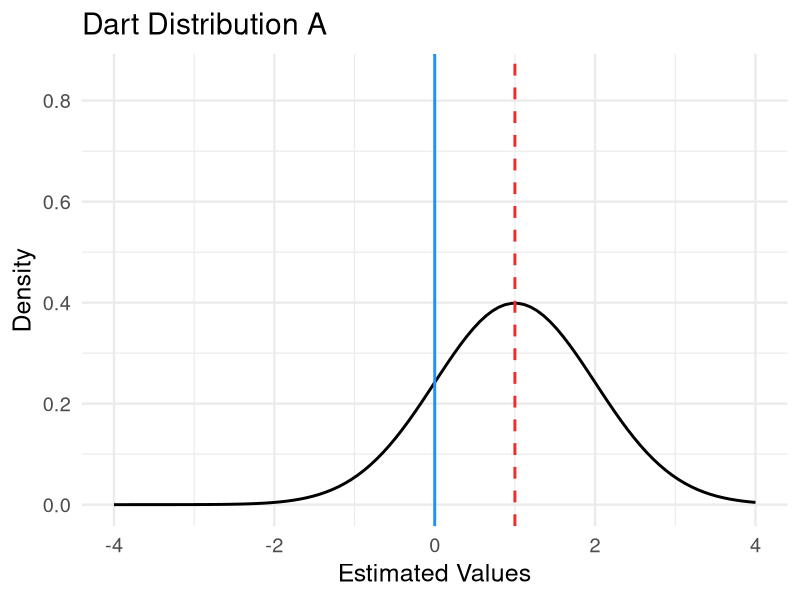
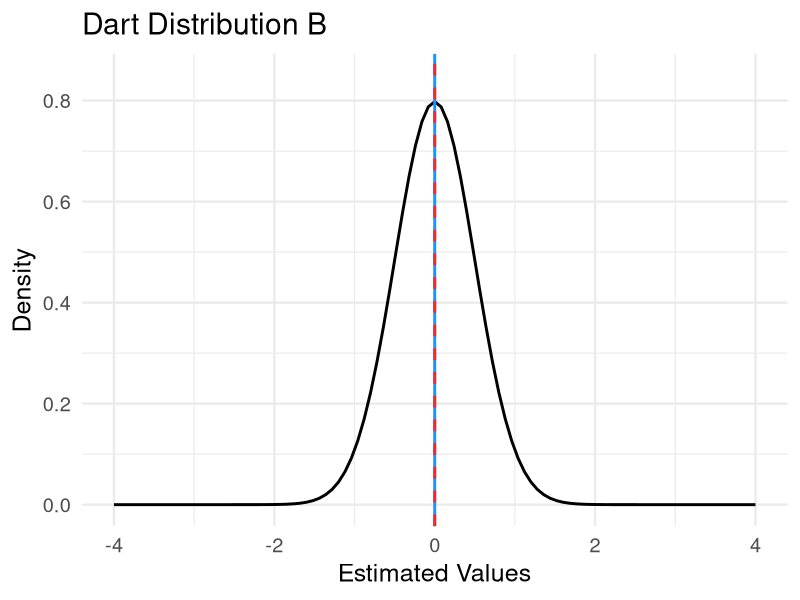
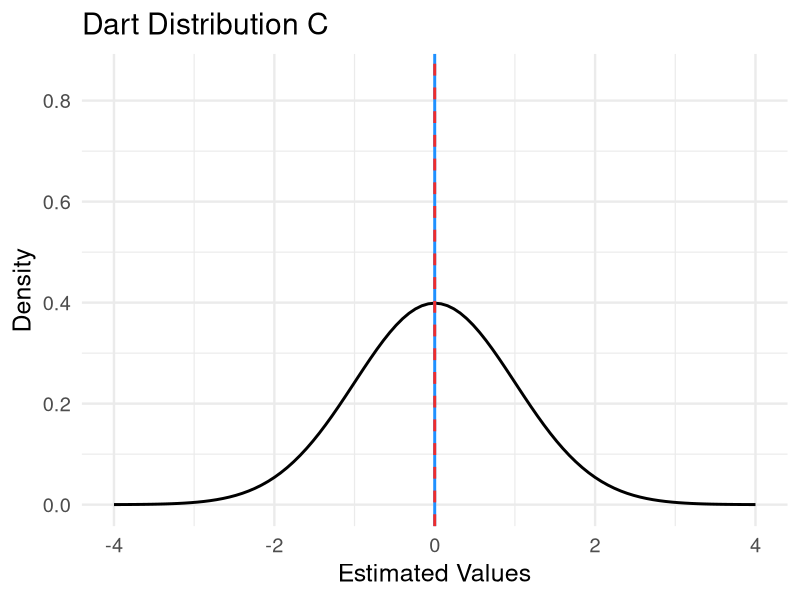
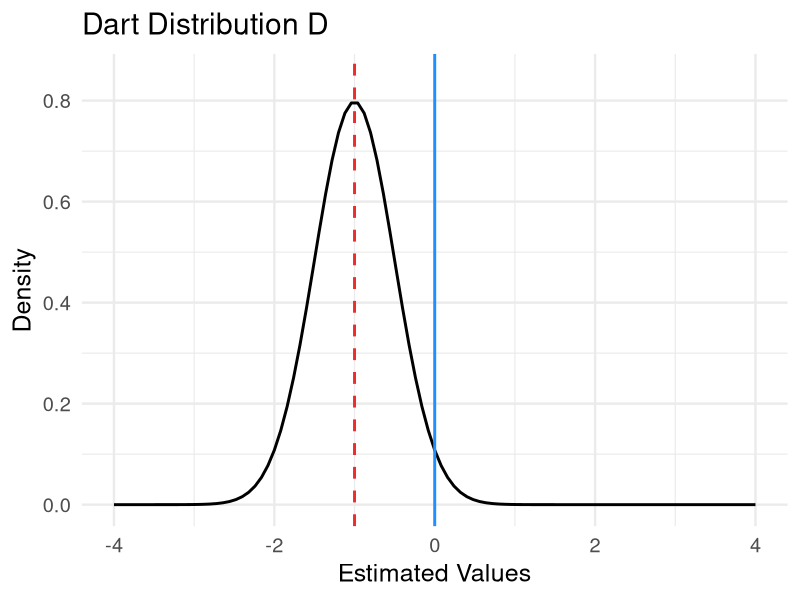
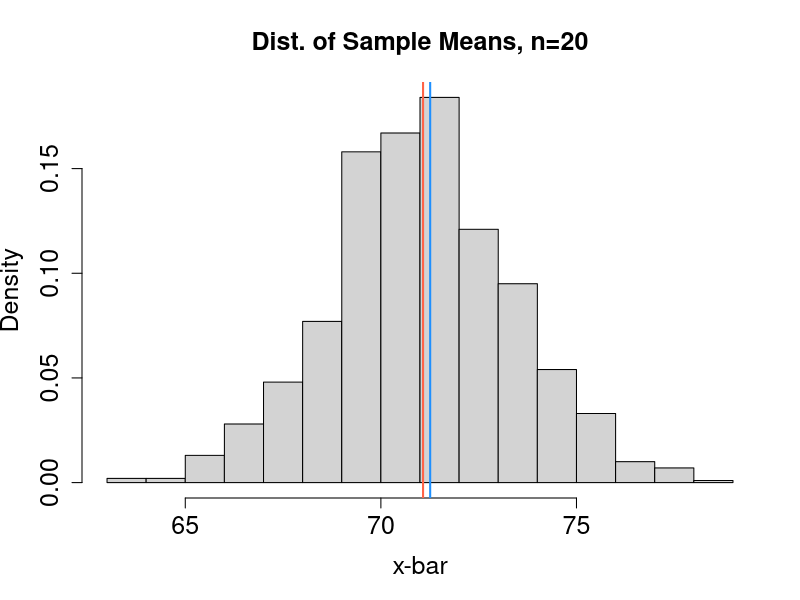
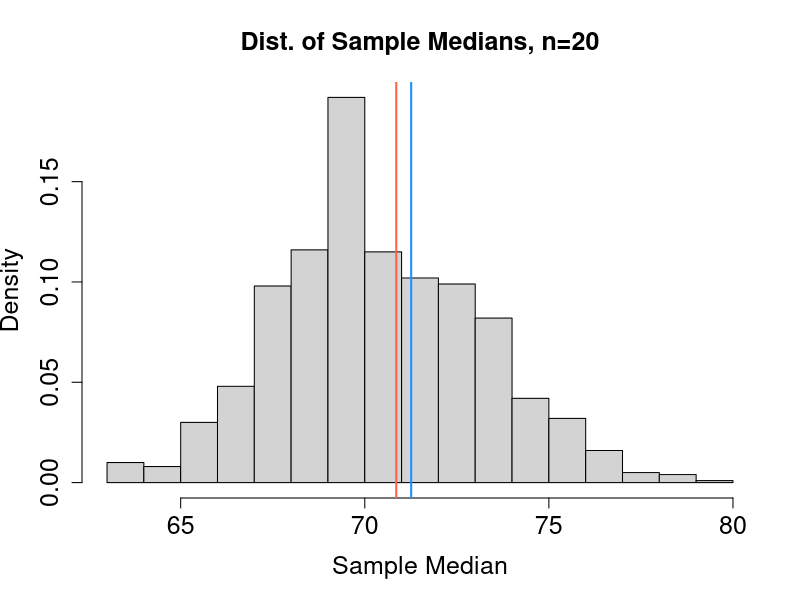
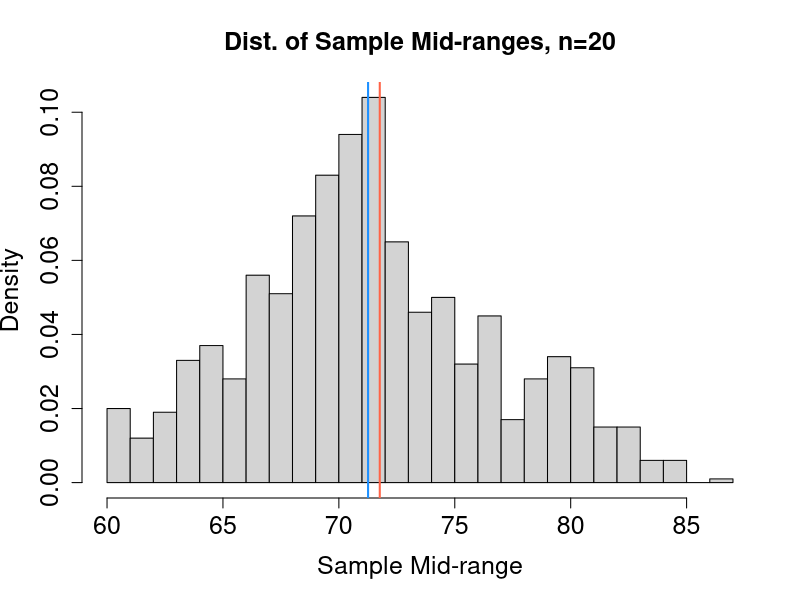
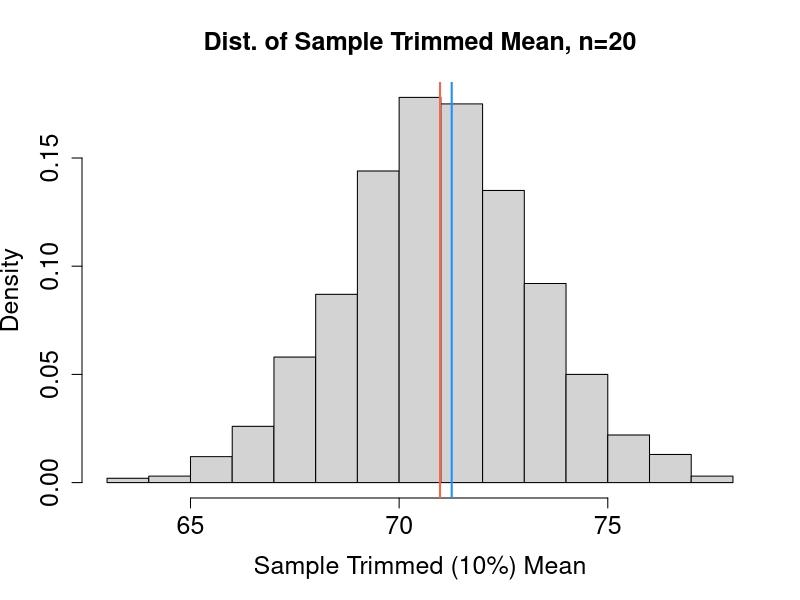

These figures' R source, in order: (Note: this script raises an error after producing the figures.)
## ---- chunk 1
#| eval: true
#| echo: false 
#| output: false
library(ggplot2)
ggtext_size <- function(base_size, ratio = 0.8) {
  ratio * base_size / ggplot2::.pt
}
## ---- chunk 2
#| eval: true
#| echo: false 
#| output: false
textsize <- 18
dart.plot1 <- ggplot(data = data.frame(x = 0), mapping = aes(x = x)) + 
# normal curve
    stat_function(fun = dnorm,  # plot normal
                args = c(mean = 0, sd = 0.5),
#                args = c(mean = 0, sd = 1),  
#                args = c(mean = -1, sd = 0.5),  
#                args = c(mean = 1, sd = 1),  
                linewidth=1) +
# vertical lines
  geom_vline(
    xintercept = 0,
    col = "dodgerblue",
    linetype = "solid",
    linewidth=1) +
  geom_vline(
    xintercept = 0,  # adjust
    col = "firebrick2",
    linetype = "dashed",
    linewidth=1) +
  xlim(-4, 4) +  # x axis limits
  ylim(0, 0.85) +  # y axis limits
# add labels to plot  
  labs(title = "Dart Distribution B",
       x = "Estimated Values",
       y = "Density") + 
  # font size for labels and axes
  theme(title = element_text(size=ggtext_size(textsize))) +
  theme_minimal(base_size = textsize)

dart.plot2 <- ggplot(data = data.frame(x = 0), mapping = aes(x = x)) + 
# normal curve
    stat_function(fun = dnorm,  # plot normal
#                args = c(mean = 0, sd = 0.5),
                args = c(mean = 0, sd = 1),  
#                args = c(mean = -1, sd = 0.5),  
#                args = c(mean = 1, sd = 1),  
                linewidth=1) +
# vertical lines
  geom_vline(
    xintercept = 0,
    col = "dodgerblue",
    linetype = "solid",
    linewidth=1) +
  geom_vline(
    xintercept = 0,  # adjust
    col = "firebrick2",
    linetype = "dashed",
    linewidth=1) +
  xlim(-4, 4) +  # x axis limits
  ylim(0, 0.85) +  # y axis limits
# add labels to plot  
  labs(title = "Dart Distribution C",
       x = "Estimated Values",
       y = "Density") + 
  theme(title = element_text(size=ggtext_size(textsize))) +
  theme_minimal(base_size = textsize)

dart.plot3 <- ggplot(data = data.frame(x = 0), mapping = aes(x = x)) + 
# normal curve
    stat_function(fun = dnorm,  # plot normal
#                args = c(mean = 0, sd = 0.5),
#                args = c(mean = 0, sd = 1),  
                args = c(mean = -1, sd = 0.5),  
#                args = c(mean = 1, sd = 1),  
                linewidth=1) +
# vertical lines
  geom_vline(
    xintercept = 0,
    col = "dodgerblue",
    linetype = "solid",
    linewidth=1) +
  geom_vline(
    xintercept = -1,  # adjust
    col = "firebrick2",
    linetype = "dashed",
    linewidth=1) +
  xlim(-4, 4) +  # x axis limits
  ylim(0, 0.85) +  # y axis limits
# add labels to plot  
  labs(title = "Dart Distribution D",
       x = "Estimated Values",
       y = "Density") + 
  theme(title = element_text(size=ggtext_size(textsize))) +
  theme_minimal(base_size = textsize)

dart.plot4 <- ggplot(data = data.frame(x = 0), mapping = aes(x = x)) + 
# normal curve
    stat_function(fun = dnorm,  # plot normal
#                args = c(mean = 0, sd = 0.5),
#                args = c(mean = 0, sd = 1),  
#                args = c(mean = -1, sd = 0.5),  
                args = c(mean = 1, sd = 1),  
                linewidth=1) +
# vertical lines
  geom_vline(
    xintercept = 0,
    col = "dodgerblue",
    linetype = "solid",
    linewidth=1) +
  geom_vline(
    xintercept = 1,  # adjust
    col = "firebrick2",
    linetype = "dashed",
    linewidth=1) +
  xlim(-4, 4) +  # x axis limits
  ylim(0, 0.85) +  # y axis limits
# add labels to plot  
  labs(title = "Dart Distribution A",
       x = "Estimated Values",
       y = "Density") + 
  theme(title = element_text(size=ggtext_size(textsize))) +
  theme_minimal(base_size = textsize)
## ---- chunk 3
#| label: fig-dartdist
#| fig-cap: "Matching Distributions to Dart Boards"
#| fig-subcap: true
#| layout-ncol: 2
#| eval: true
#| echo: false
dart.plot4
dart.plot1
dart.plot2
dart.plot3

## ---- chunk 4
#| eval: true
#| output: false
library(MASS)  # load MASS package to access data
## ---- chunk 5
#| eval: true
set.seed(20)  # fix randomization of sample
x <- sample(Pima.tr$bp, size=20)  # pick a random sample of 20 blood pressures
x
## ---- chunk 6
#| eval: true
# 1. calculate sample mean
mu.hat1 <- mean(x)
mu.hat1
## ---- chunk 7
#| eval: true
# 2. calculate sample median
mu.hat2 <- median(x)
mu.hat2 
## ---- chunk 8
#| eval: true
# 3. calculate sample mid range
mu.hat3 <- (max(x) + min(x)) / 2
mu.hat3
## ---- chunk 9
#| eval: true
# 4. calculate sample trimmed (10%) mean
mu.hat4 <- mean(x, trim = 0.1)
mu.hat4
## ---- chunk 10
#| eval: true
#| echo: false 
set.seed(17)
hat1 <- numeric(1000)
hat2 <- numeric(1000)
hat3 <- numeric(1000)
hat4 <- numeric(1000)
actual.mean <- mean(Pima.tr$bp)

for (i in 1:1000)
{
  x.temp <- sample(Pima.tr$bp, size=20)
  hat1[i] <- mean(x.temp)
  hat2[i] <- median(x.temp)
  hat3[i] <- (max(x.temp) + min(x.temp))/2
  hat4[i] <- mean(x.temp, trim=0.1)
}
## ---- chunk 11
#| label: fig-bpnormal
#| fig-cap: "Comparing Estimators for Mean Blood Pressure"
#| fig-subcap: 
#|   - "Distribution of Sample Means"
#|   - "Distribution of Sample Medians"
#|   - "Distribution of Sample Mid-ranges"
#|   - "Distribution of Sample Trimmed Means"
#| layout-ncol: 2
#| eval: true
#| echo: false
hist(hat1, 
     breaks = 20,
     freq = FALSE,
     xlab = "x-bar",
     main = "Dist. of Sample Means, n=20",
     cex.lab=1.5, cex.axis=1.5, cex.main=1.5)
abline(v = actual.mean, col = "dodgerblue", lwd = 2)  # actual value of mu
abline(v = mean(hat1), col = "tomato", lwd = 2)  # expected value of estimator

hist(hat2, 
     breaks = 20,
     freq = FALSE,
     xlab = "Sample Median",
     main = "Dist. of Sample Medians, n=20",
     cex.lab=1.5, cex.axis=1.5, cex.main=1.5)
abline(v = actual.mean, col = "dodgerblue", lwd = 2)  # actual value of mu
abline(v = mean(hat2), col = "tomato", lwd = 2)  # expected value of estimator


hist(hat3, 
     breaks = 20,
     freq = FALSE,
     xlab = "Sample Mid-range",
     main = "Dist. of Sample Mid-ranges, n=20",
     cex.lab=1.5, cex.axis=1.5, cex.main=1.5)
abline(v = actual.mean, col = "dodgerblue", lwd = 2)  # actual value of mu
abline(v = mean(hat3), col = "tomato", lwd = 2)  # expected value of estimator


hist(hat4, 
     breaks = 20,
     freq = FALSE,
     xlab = "Sample Trimmed (10%) Mean",
     main = "Dist. of Sample Trimmed Mean, n=20",
     cex.lab=1.5, cex.axis=1.5, cex.main=1.5)
abline(v = actual.mean, col = "dodgerblue", lwd = 2)  # actual value of mu
abline(v = mean(hat4), col = "tomato", lwd = 2)  # expected value of estimator

## ---- chunk 12
#| eval: true
#| echo: false 
set.seed(17)
y.hat1 <- numeric(1000)
y.hat2 <- numeric(1000)
y.hat3 <- numeric(1000)
y.hat4 <- numeric(1000)
#y.actual.mean <- mean(Pima.tr$ped)
y.actual.mean <- 0.5

for (i in 1:1000)
{
  y.temp <- runif(20, 41.26, 101.26)
#  y.temp <- sample(Pima.tr$ped, size=20)
  y.hat1[i] <- mean(y.temp)
  y.hat2[i] <- median(y.temp)
  y.hat3[i] <- (max(y.temp) + min(y.temp))/2
  y.hat4[i] <- mean(y.temp, trim=0.1)
}
## ---- chunk 13
#| label: fig-bpunif
#| fig-cap: "Comparing Estimators for a Uniform Population"
#| fig-subcap: 
#|   - "Distribution of Sample Means"
#|   - "Distribution of Sample Medians"
#|   - "Distribution of Sample Mid-ranges"
#|   - "Distribution of Sample Trimmed Means"
#| layout-ncol: 2
#| eval: true
#| echo: false
hist(y.hat1, 
     breaks = 20,
     freq = FALSE,
     xlab = "x-bar",
     main = "Dist. of Sample Means, n=20",
     cex.lab=1.5, cex.axis=1.5, cex.main=1.5)
abline(v = actual.mean, col = "dodgerblue", lwd = 2)  # actual value of mu
abline(v = mean(y.hat1), col = "tomato", lwd = 2)  # expected value of estimator

hist(y.hat2, 
     breaks = 20,
     freq = FALSE,
     xlab = "Sample Median",
     main = "Dist. of Sample Medians, n=20",
     cex.lab=1.5, cex.axis=1.5, cex.main=1.5)
abline(v = actual.mean, col = "dodgerblue", lwd = 2)  # actual value of mu
abline(v = mean(y.hat2), col = "tomato", lwd = 2)  # expected value of estimator


hist(y.hat3, 
     breaks = 20,
     freq = FALSE,
     xlab = "Sample Mid-range",
     main = "Dist. of Sample Mid-ranges, n=20",
     cex.lab=1.5, cex.axis=1.5, cex.main=1.5)
abline(v = actual.mean, col = "dodgerblue", lwd = 2)  # actual value of mu
abline(v = mean(y.hat3), col = "tomato", lwd = 2)  # expected value of estimator


hist(y.hat4, 
     breaks = 20,
     freq = FALSE,
     xlab = "Sample Trimmed (10%) Mean, n=20",
     main = "Dist. of Sample Trimmed Mean",
     cex.lab=1.5, cex.axis=1.5, cex.main=1.5)
abline(v = actual.mean, col = "dodgerblue", lwd = 2)  # actual value of mu
abline(v = mean(y.hat4), col = "tomato", lwd = 2)  # expected value of estimator

## ---- chunk 14
#| label: fig-mse
#| fig-cap: "Comparing MSE of p-hat and p-tilde for X ~ Binom(16,p)"
#| eval: true
p <- seq(0, 1, length.out = 100)  # values of p
n <- 16  # sample size

# formula for MSE of p-hat
mse.phat <- (p * (1 - p)) / n

# formula for MSE of p-tilde
mse.ptilde <- (n * p * (1 - p))/(n + 2)^2 + (1 - 2*p)^2/(n + 2)^2

# plot of MSE(p-hat)
plot(p, mse.phat,  
     type = "l",
     lwd =2,
     col = "firebrick2",
     main = "Comparing MSE of Estimators for p when n=16",
     ylab = "MSE")

# add plot of MSE(p-tilde)
lines(p, mse.ptilde,  
      lty=2, 
      lwd =2,
      col = "blue")

# add legend to plot
legend(0.37, 0.005, 
       legend=c("MSE(p.hat)","MSE(p.tilde"), 
       col=c("firebrick2","blue"), 
       lty=c(1,2), 
       ncol=1)
## ---- chunk 15
#########################################
# adjust sample size n and run again
# what happens to mse as n gets larger?
#########################################
n <- ??  # sample size

####################################################
# you do not need to edit the rest of the code cell
####################################################

p <- seq(0, 1, length.out = 100)  # values of p

# formula for MSE of p-hat
mse.phat <- (p * (1 - p)) / n

# formula for MSE of p-tilde
mse.ptilde <- (n * p * (1 - p))/(n + 2)^2 + (1 - 2*p)^2/(n + 2)^2

# plot of MSE(p-hat)
plot(p, mse.phat,  
     type = "l",
     lwd =2,
     col = "firebrick2",
     main = "Comparing MSE of Estimators for p",
     ylab = "MSE")

# add plot of MSE(p-tilde)
lines(p, mse.ptilde,  
      lty=2, 
      lwd =2,
      col = "blue")

# add legend to plot
legend(0.37, 0.005, 
       legend=c("MSE(p.hat)","MSE(p.tilde"), 
       col=c("firebrick2","blue"), 
       lty=c(1,2), 
       ncol=1)
